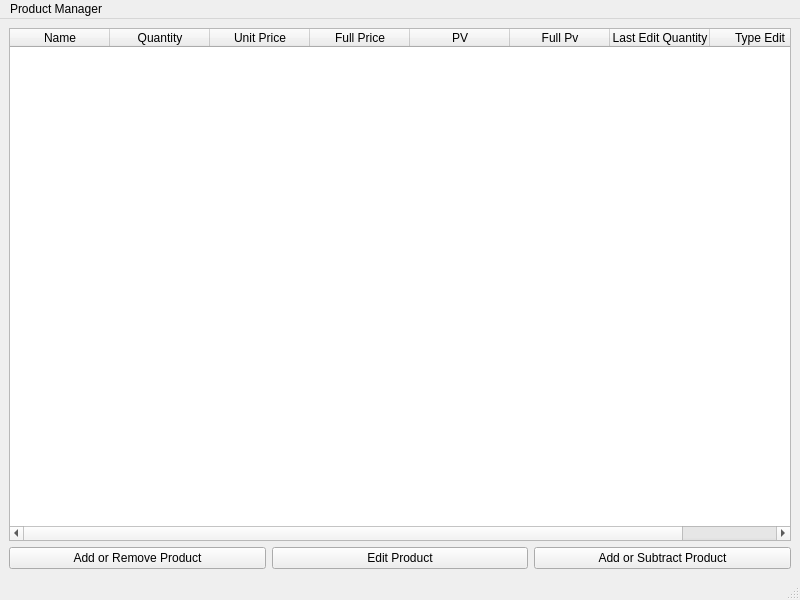
<?xml version="1.0" encoding="UTF-8"?>
<ui version="4.0">
 <class>MainWindow</class>
 <widget class="QMainWindow" name="MainWindow">
  <property name="geometry">
   <rect>
    <x>0</x>
    <y>0</y>
    <width>800</width>
    <height>600</height>
   </rect>
  </property>
  <property name="windowTitle">
   <string>MainWindow</string>
  </property>
  <widget class="QWidget" name="centralwidget">
   <layout class="QGridLayout" name="gridLayout">
    <item row="2" column="2">
     <widget class="QPushButton" name="pushButton_2">
      <property name="text">
       <string>Add or Subtract Product</string>
      </property>
     </widget>
    </item>
    <item row="2" column="1">
     <widget class="QPushButton" name="pushButton_3">
      <property name="text">
       <string>Edit Product</string>
      </property>
     </widget>
    </item>
    <item row="2" column="0">
     <widget class="QPushButton" name="pushButton">
      <property name="text">
       <string>Add or Remove Product</string>
      </property>
     </widget>
    </item>
    <item row="0" column="0" colspan="3">
     <widget class="QTableWidget" name="tableWidget">
      <property name="sizePolicy">
       <sizepolicy hsizetype="Expanding" vsizetype="Expanding">
        <horstretch>0</horstretch>
        <verstretch>0</verstretch>
       </sizepolicy>
      </property>
      <property name="autoFillBackground">
       <bool>false</bool>
      </property>
      <property name="columnCount">
       <number>8</number>
      </property>
      <column>
       <property name="text">
        <string>Name</string>
       </property>
      </column>
      <column>
       <property name="text">
        <string>Quantity</string>
       </property>
      </column>
      <column>
       <property name="text">
        <string>Unit Price</string>
       </property>
      </column>
      <column>
       <property name="text">
        <string>Full Price</string>
       </property>
      </column>
      <column>
       <property name="text">
        <string>PV</string>
       </property>
      </column>
      <column>
       <property name="text">
        <string>Full Pv</string>
       </property>
      </column>
      <column>
       <property name="text">
        <string>Last Edit Quantity</string>
       </property>
      </column>
      <column>
       <property name="text">
        <string>Type Edit</string>
       </property>
      </column>
     </widget>
    </item>
   </layout>
  </widget>
  <widget class="QMenuBar" name="menubar">
   <property name="geometry">
    <rect>
     <x>0</x>
     <y>0</y>
     <width>800</width>
     <height>30</height>
    </rect>
   </property>
   <widget class="QMenu" name="menuProduct_Manager">
    <property name="title">
     <string>Product Manager</string>
    </property>
   </widget>
   <addaction name="menuProduct_Manager"/>
  </widget>
  <widget class="QStatusBar" name="statusbar"/>
 </widget>
 <resources/>
 <connections/>
</ui>
